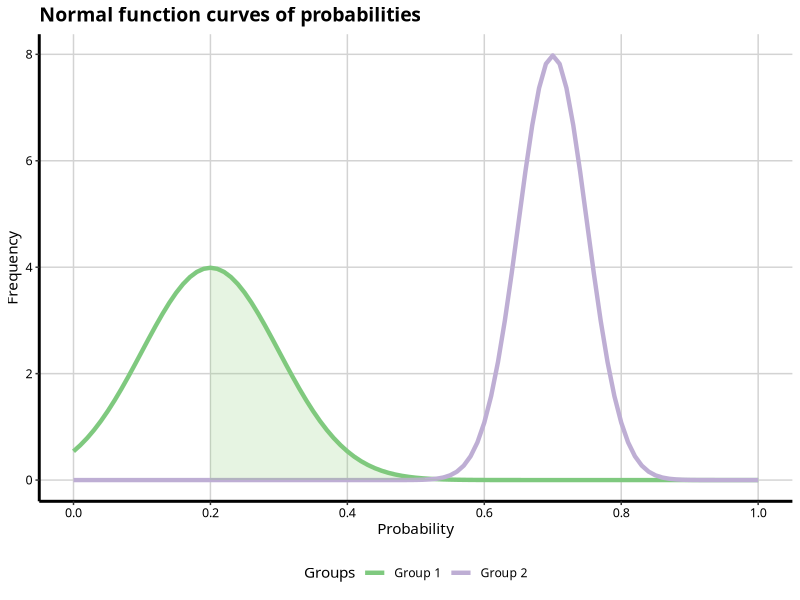
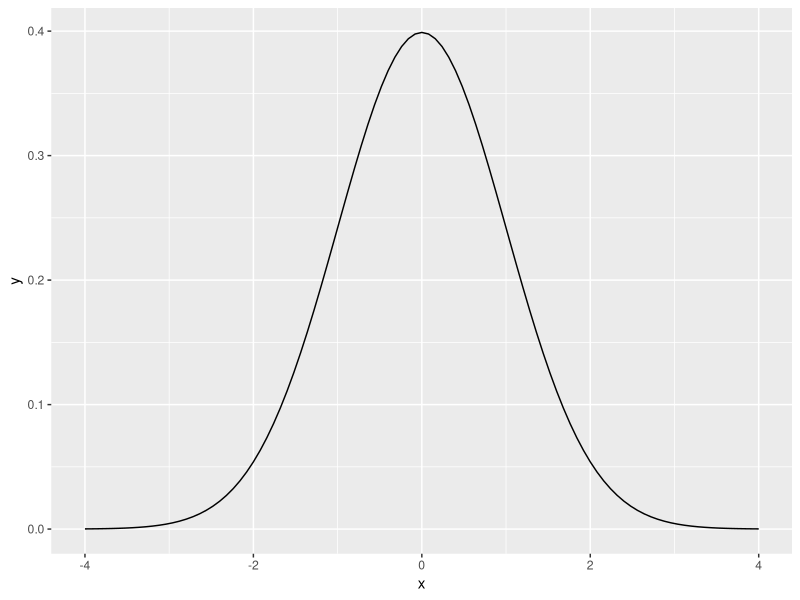
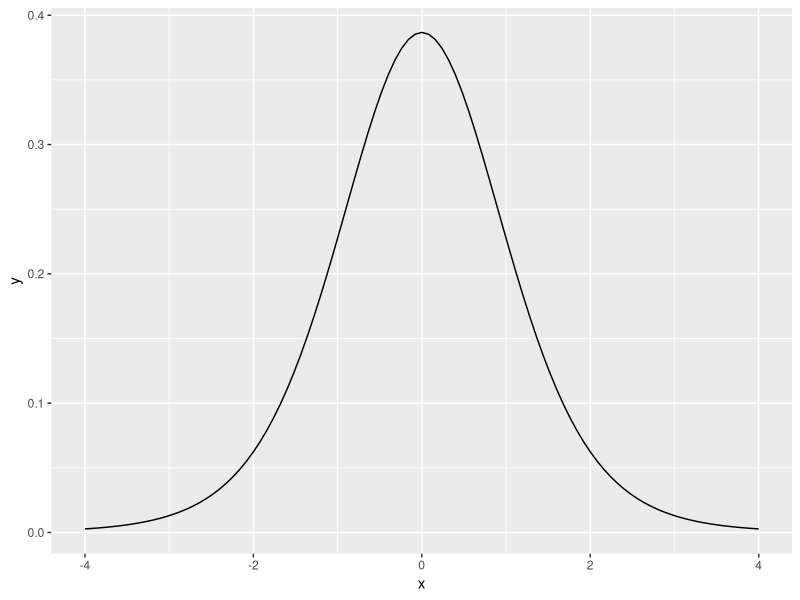
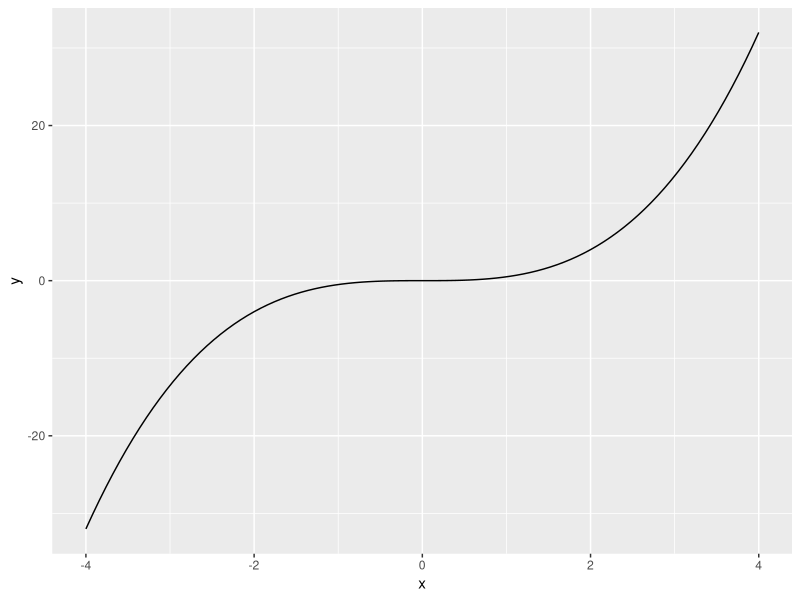
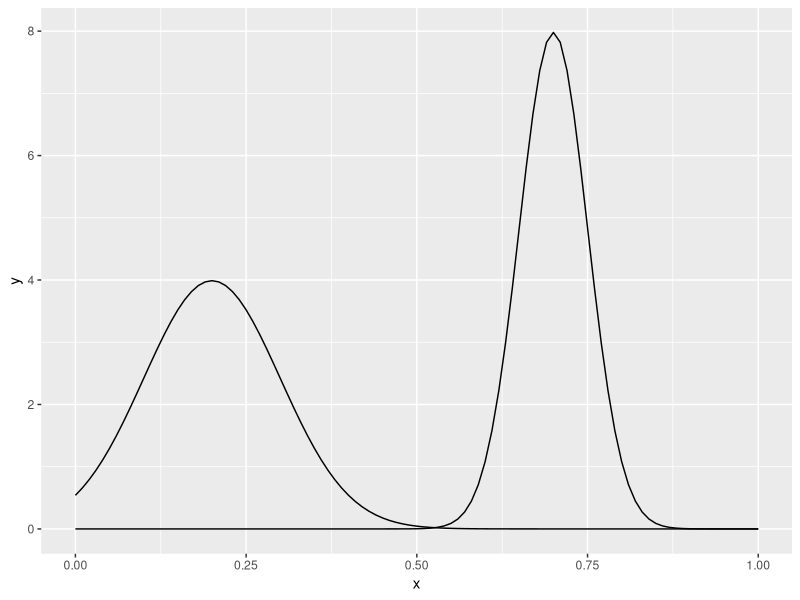
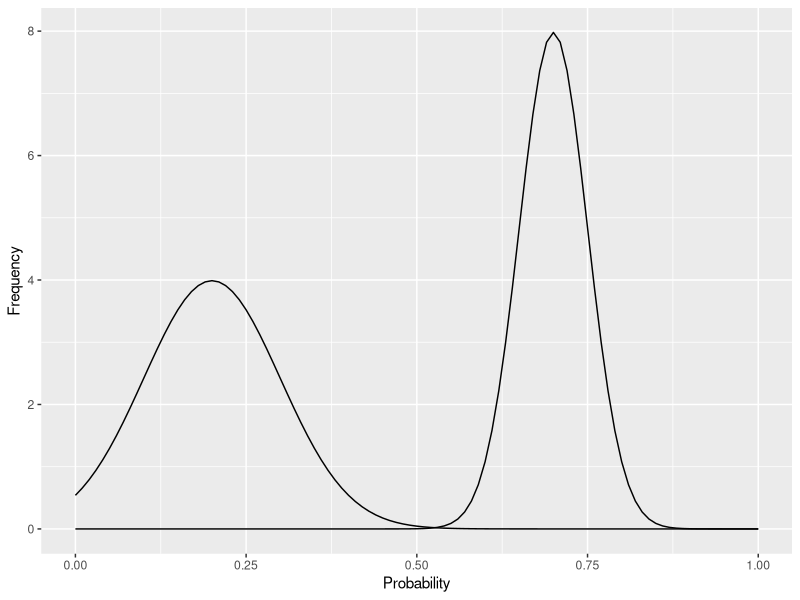
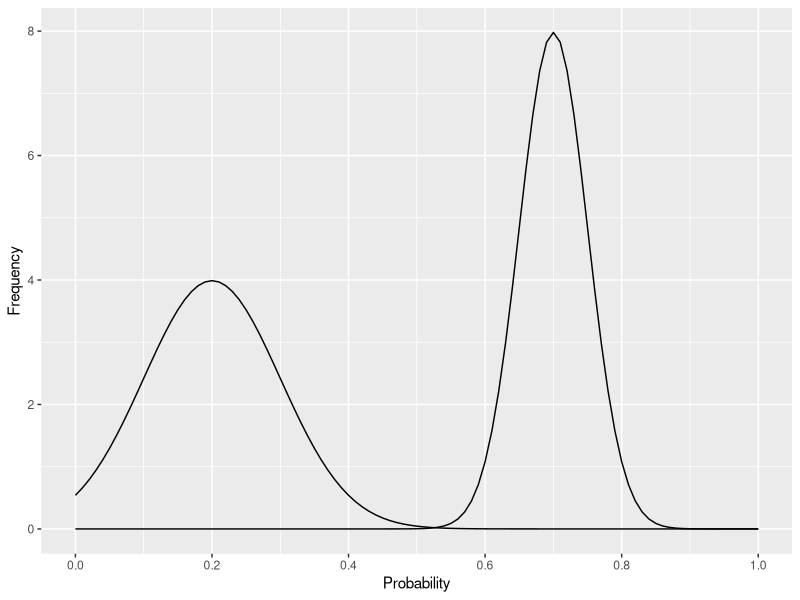
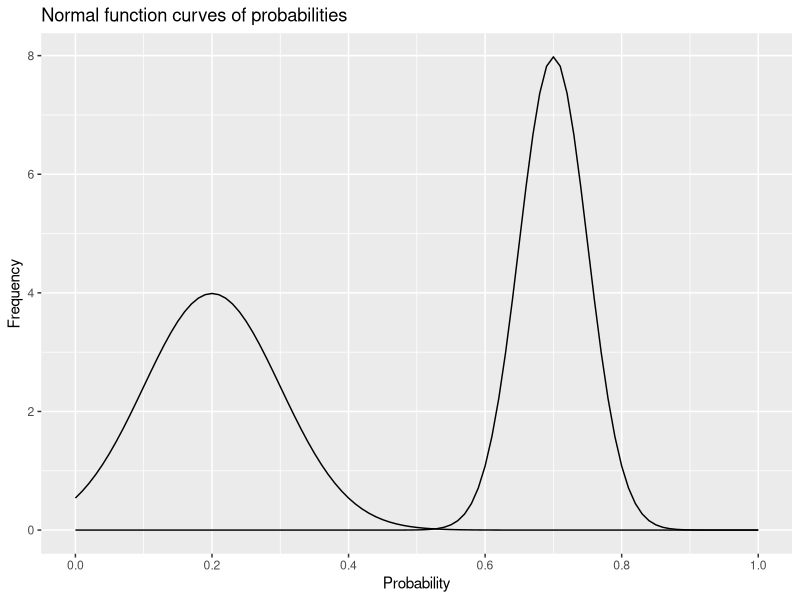

These charts were generated, in order, by the following R code:
## ---- chunk 1
knitr::opts_chunk$set(message = F, error = F, warning = F, comment = NA, fig.align = 'center', dpi = 100, fig.width=6, fig.height=5, tidy = F, cache.path = '.cache/', fig.path = 'Histograms/')
## ---- chunk 2
library(ggplot2)
library(grid) 

funcShaded <- function(x) {
    y <- dnorm(x, mean = 0.2, sd = 0.1)
    y[x < 0.2 | x > (0.2 + 4 * 0.1)] <- NA
    return(y)
}

p9 <- ggplot(data.frame(x = c(0, 1)), aes(x = x)) +
        stat_function(fun = dnorm, args = list(0.2, 0.1),
                      aes(colour = "Group 1"), size = 1.5) +
        stat_function(fun = dnorm, args = list(0.7, 0.05),
                      aes(colour = "Group 2"), size = 1.5) +
        stat_function(fun=funcShaded, geom="area", fill="#84CA72", alpha=0.2) +
        scale_x_continuous(name = "Probability",
                              breaks = seq(0, 1, 0.2),
                              limits=c(0, 1)) +
        scale_y_continuous(name = "Frequency") +
        ggtitle("Normal function curves of probabilities") +
        scale_colour_brewer(palette="Accent") +
        labs(colour = "Groups") +
        theme_bw() +
        theme(axis.line = element_line(size=1, colour = "black"), 
              panel.grid.major = element_line(colour = "#d3d3d3"), 
              panel.grid.minor = element_blank(), 
              panel.border = element_blank(), panel.background = element_blank(),
              plot.title = element_text(size = 14, family = "Tahoma", face = "bold"),
              text=element_text(family="Tahoma"), 
              axis.text.x=element_text(colour="black", size = 9), 
              axis.text.y=element_text(colour="black", size = 9),
              legend.position = "bottom") 
p9
## ---- chunk 3
p9 <- ggplot(data.frame(x = c(-4, 4)), aes(x = x)) +
        stat_function(fun = dnorm)
p9
## ---- chunk 4
p9 <- ggplot(data.frame(x = c(-4, 4)), aes(x = x)) +
        stat_function(fun = dt, args = list(df = 8))
p9
## ---- chunk 5
cubeFun <- function(x) {
    x^3 * 0.5
}

p9 <- ggplot(data.frame(x = c(-4, 4)), aes(x = x)) +
        stat_function(fun = cubeFun)
p9
## ---- chunk 6
p9 <- ggplot(data.frame(x = c(0, 1)), aes(x = x)) +
        stat_function(fun = dnorm, args = list(0.2, 0.1)) +
        stat_function(fun = dnorm, args = list(0.7, 0.05))
p9
## ---- chunk 7
p9 <- p9 + scale_x_continuous(name = "Probability") +
        scale_y_continuous(name = "Frequency")
p9
## ---- chunk 8
p9 <- p9 + scale_x_continuous(name = "Probability",
                              breaks = seq(0, 1, 0.2),
                              limits=c(0, 1)) +
        scale_y_continuous(name = "Frequency")
p9
## ---- chunk 9
p9 <- p9 + ggtitle("Normal function curves of probabilities")
p9
## ---- chunk 10
p9 <- ggplot(data.frame(x = c(0, 1)), aes(x = x)) +
        stat_function(fun = dnorm, args = list(0.2, 0.1),
                      colour = "deeppink") +
        stat_function(fun = dnorm, args = list(0.7, 0.05),
                      colour = "dodgerblue3") +
        scale_x_continuous(name = "Probability",
                              breaks = seq(0, 1, 0.2),
                              limits=c(0, 1)) +
        scale_y_continuous(name = "Frequency") +
        ggtitle("Normal function curves of probabilities")
p9
## ---- chunk 11
p9 <- ggplot(data.frame(x = c(0, 1)), aes(x = x)) +
        stat_function(fun = dnorm, args = list(0.2, 0.1),
                      colour = "#4271AE") +
        stat_function(fun = dnorm, args = list(0.7, 0.05),
                      colour = "#1F3552") +
        scale_x_continuous(name = "Probability",
                              breaks = seq(0, 1, 0.2),
                              limits=c(0, 1)) +
        scale_y_continuous(name = "Frequency") +
        ggtitle("Normal function curves of probabilities")
p9
## ---- chunk 12
p9 <- ggplot(data.frame(x = c(0, 1)), aes(x = x)) +
        stat_function(fun = dnorm, args = list(0.2, 0.1),
                      aes(colour = "Group 1")) +
        stat_function(fun = dnorm, args = list(0.7, 0.05),
                      aes(colour = "Group 2")) +
        scale_x_continuous(name = "Probability",
                              breaks = seq(0, 1, 0.2),
                              limits=c(0, 1)) +
        scale_y_continuous(name = "Frequency") +
        ggtitle("Normal function curves of probabilities") +
        scale_colour_manual("Groups", values = c("deeppink", "dodgerblue3"))
p9
## ---- chunk 13
p9 <- ggplot(data.frame(x = c(0, 1)), aes(x = x)) +
        stat_function(fun = dnorm, args = list(0.2, 0.1),
                      aes(colour = "Group 1")) +
        stat_function(fun = dnorm, args = list(0.7, 0.05),
                      aes(colour = "Group 2")) +
        scale_x_continuous(name = "Probability",
                              breaks = seq(0, 1, 0.2),
                              limits=c(0, 1)) +
        scale_y_continuous(name = "Frequency") +
        ggtitle("Normal function curves of probabilities") +
        scale_colour_brewer(palette="Accent") +
        labs(colour = "Groups")
p9
## ---- chunk 14
p9 <- ggplot(data.frame(x = c(0, 1)), aes(x = x)) +
        stat_function(fun = dnorm, args = list(0.2, 0.1),
                      aes(colour = "Group 1"), size = 1.5) +
        stat_function(fun = dnorm, args = list(0.7, 0.05),
                      aes(colour = "Group 2"), size = 1.5) +
        scale_x_continuous(name = "Probability",
                              breaks = seq(0, 1, 0.2),
                              limits=c(0, 1)) +
        scale_y_continuous(name = "Frequency") +
        ggtitle("Normal function curves of probabilities") +
        scale_colour_brewer(palette="Accent") +
        labs(colour = "Groups")
p9
## ---- chunk 15
p9 <- p9 + theme_bw()
p9
## ---- chunk 16
p9 <- ggplot(data.frame(x = c(0, 1)), aes(x = x)) +
        stat_function(fun = dnorm, args = list(0.2, 0.1),
                      aes(colour = "Group 1"), size = 1.5) +
        stat_function(fun = dnorm, args = list(0.7, 0.05),
                      aes(colour = "Group 2"), size = 1.5) +
        scale_x_continuous(name = "Probability",
                              breaks = seq(0, 1, 0.2),
                              limits=c(0, 1)) +
        scale_y_continuous(name = "Frequency") +
        ggtitle("Normal function curves of probabilities") +
        scale_colour_brewer(palette="Set1") +
        labs(colour = "Groups") +
        theme(axis.line = element_line(size=1, colour = "black"), 
              panel.grid.major = element_blank(),
              panel.grid.minor = element_blank(), 
              panel.border = element_blank(), 
              panel.background = element_blank(),
              plot.title=element_text(size = 20, family="xkcd-Regular"), 
              text=element_text(size = 16, family="xkcd-Regular"), 
              axis.text.x=element_text(colour="black", size = 12), 
              axis.text.y=element_text(colour="black", size = 12))
p9
## ---- chunk 17
library(ggthemes)

p9 <- ggplot(data.frame(x = c(0, 1)), aes(x = x)) +
        stat_function(fun = dnorm, args = list(0.2, 0.1),
                      aes(colour = "Group 1"), size = 1.5) +
        stat_function(fun = dnorm, args = list(0.7, 0.05),
                      aes(colour = "Group 2"), size = 1.5) +
        scale_x_continuous(name = "Probability",
                              breaks = seq(0, 1, 0.2),
                              limits=c(0, 1)) +
        scale_y_continuous(name = "Frequency") +
        ggtitle("Normal function curves of probabilities") +
        scale_colour_manual("Groups", values = c("#4271AE", "#1F3552")) +
        theme_economist() +
        theme(legend.position = "bottom", legend.direction = "horizontal",
              legend.box = "horizontal",
              legend.key.size = unit(1, "cm"),
              plot.title = element_text(family="Tahoma"),
              text = element_text(family = "Tahoma"),
              axis.title = element_text(size = 12),
              legend.text = element_text(size = 9),
              legend.title=element_text(face = "bold", size = 9))
p9
## ---- chunk 18
library(grid) 

p9 <- ggplot(data.frame(x = c(0, 1)), aes(x = x)) +
        stat_function(fun = dnorm, args = list(0.2, 0.1),
                      aes(colour = "Group 1"), size = 1.5) +
        stat_function(fun = dnorm, args = list(0.7, 0.05),
                      aes(colour = "Group 2"), size = 1.5) +
        scale_x_continuous(name = "Probability",
                              breaks = seq(0, 1, 0.2),
                              limits=c(0, 1)) +
        scale_y_continuous(name = "Frequency") +
        ggtitle("Normal function curves of probabilities") +
        scale_colour_brewer(palette="Accent") +
        labs(colour = "Groups") +
        theme_bw() +
        theme(axis.line = element_line(size=1, colour = "black"), 
              panel.grid.major = element_line(colour = "#d3d3d3"), 
              panel.grid.minor = element_blank(), 
              panel.border = element_blank(), panel.background = element_blank(),
              plot.title = element_text(size = 14, family = "Tahoma", face = "bold"),
              text=element_text(family="Tahoma"), 
              axis.text.x=element_text(colour="black", size = 9), 
              axis.text.y=element_text(colour="black", size = 9)) 
p9
## ---- chunk 19
funcShaded <- function(x) {
    y <- dnorm(x, mean = 0.2, sd = 0.1)
    y[x < 0.2 | x > (0.2 + 4 * 0.1)] <- NA
    return(y)
}

p9 <- p9 + stat_function(fun=funcShaded, geom="area", fill="#84CA72", alpha=0.2)
p9
## ---- chunk 20
p9 <- ggplot(data.frame(x = c(0, 1)), aes(x = x)) +
        stat_function(fun = dnorm, args = list(0.2, 0.1),
                      aes(colour = "Group 1"), size = 1.5) +
        stat_function(fun = dnorm, args = list(0.7, 0.05),
                      aes(colour = "Group 2"), size = 1.5) +
        stat_function(fun=funcShaded, geom="area", fill="#84CA72", alpha=0.2) +
        scale_x_continuous(name = "Probability",
                              breaks = seq(0, 1, 0.2),
                              limits=c(0, 1)) +
        scale_y_continuous(name = "Frequency") +
        ggtitle("Normal function curves of probabilities") +
        scale_colour_brewer(palette="Accent") +
        labs(colour = "Groups") +
        theme_bw() +
        theme(axis.line = element_line(size=1, colour = "black"), 
              panel.grid.major = element_line(colour = "#d3d3d3"), 
              panel.grid.minor = element_blank(), 
              panel.border = element_blank(), panel.background = element_blank(),
              plot.title = element_text(size = 14, family = "Tahoma", face = "bold"),
              text=element_text(family="Tahoma"), 
              axis.text.x=element_text(colour="black", size = 9), 
              axis.text.y=element_text(colour="black", size = 9),
              legend.position = "bottom") 
p9
